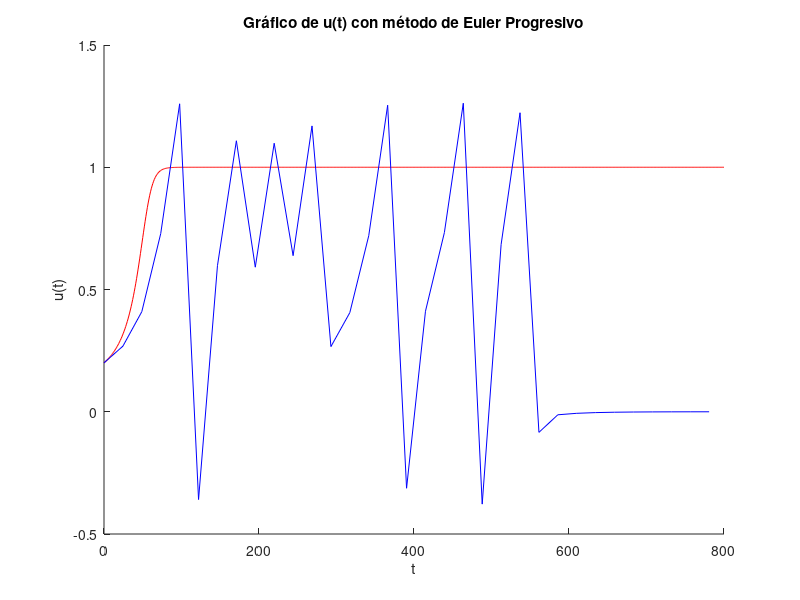

The MATLAB source for this figure:
%Pregunta 2

%Parámetros
c1 = 0.175; alfa = 0.1; f = 0; n = 800;
%Cálculo de u(t) con h=1.0 (método de Euler Progresivo)
h = 1.0;
t = (0:h:n);
u = zeros(1, length(t));
u(1) = 2 * alfa;

for i = 1:n / h
    u_prima = c1 * u(i) * (u(i) - alfa) * (1 - u(i)) + f;
    u(i + 1) = u(i) + h * u_prima;
end

%Cálculo de u(t) con h maximo (método de Euler Progresivo)
hv = 24.4;
tv = (0:hv:n);
uv = zeros(1, length(tv));
uv(1) = 2 * alfa;

for j = 1:n / hv
    uv_prima = c1 * uv(j) * (uv(j) - alfa) * (1 - uv(j)) + f;
    uv(j + 1) = uv(j) + hv * uv_prima;
end

%Cálculo despreciando términos cuadráticos y cúbicos
hm = 114.28;
tm = (0:hm:n);
um = zeros(1, length(tm));
um(1) = 2 * alfa;

for j = 1:n / hm
    um(j + 1) = um(j) * (1 - alfa * c1 * hm);
end

%Gr�ficos
hold on
plot(t, u, 'r')%Gráfico de u(t) con h=1
plot(tv, uv, 'b')%Gráfico de u(t) con h max
xlabel('t')
ylabel('u(t)')
title('Gráfico de u(t) con método de Euler Progresivo')
hold off
